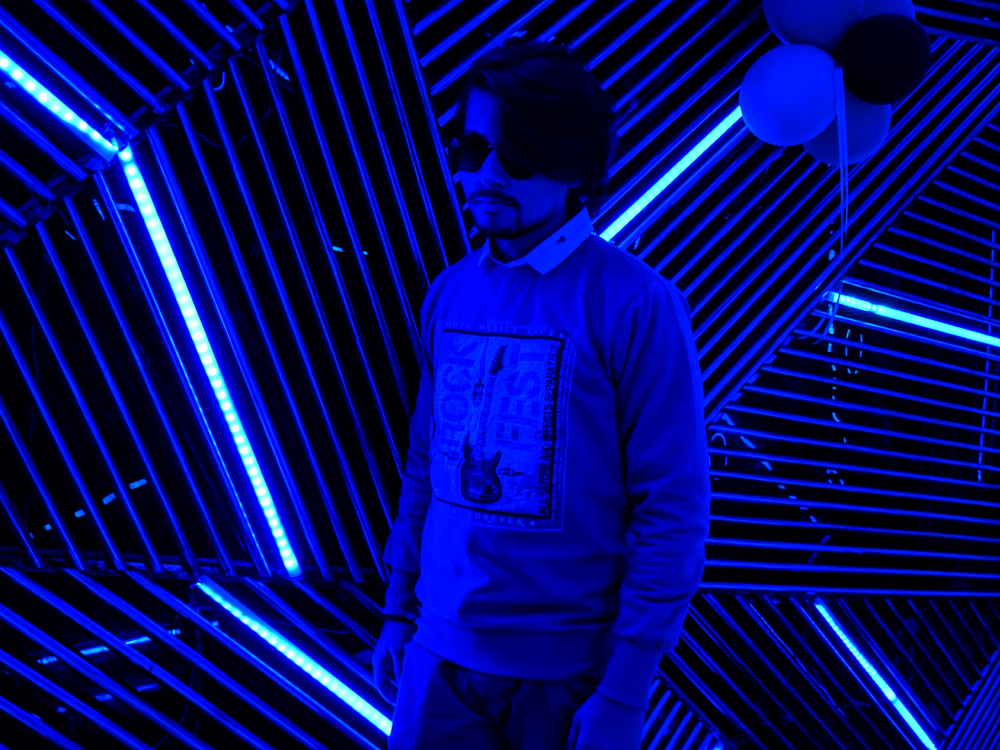
#> input picture w.jpg, 4000 x 3000 px (shown at 1/4 size)
$ python 'add line in img cv2 line().py'
#> lines starting #> are read from the running program, lines starting #| are printed output that depends on the picture
import cv2
q=cv2.imread('w.jpg')
#> q is the input picture: shape (3000, 4000, 3); mean B, G, R 108.1, 10, 3.3
r=cv2.resize(q,(800,800))
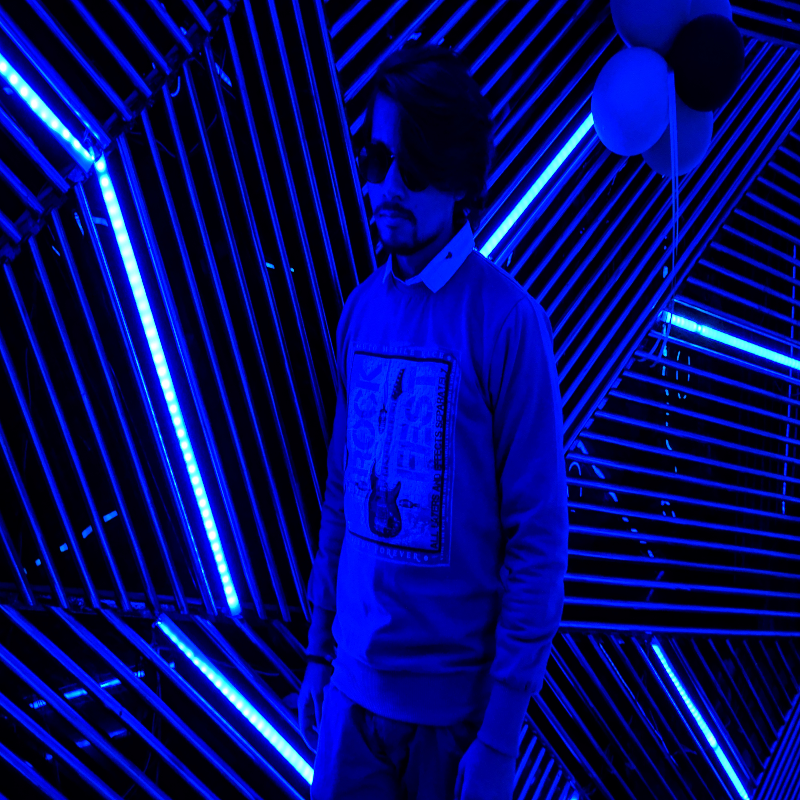
#> r: shape (800, 800, 3); mean B, G, R 108.1, 10, 3.3
sp=(800,0)
ep=(0,800)
color=(0,255,0)
thickness=9
im=cv2.line(r,sp,ep,color,thickness)
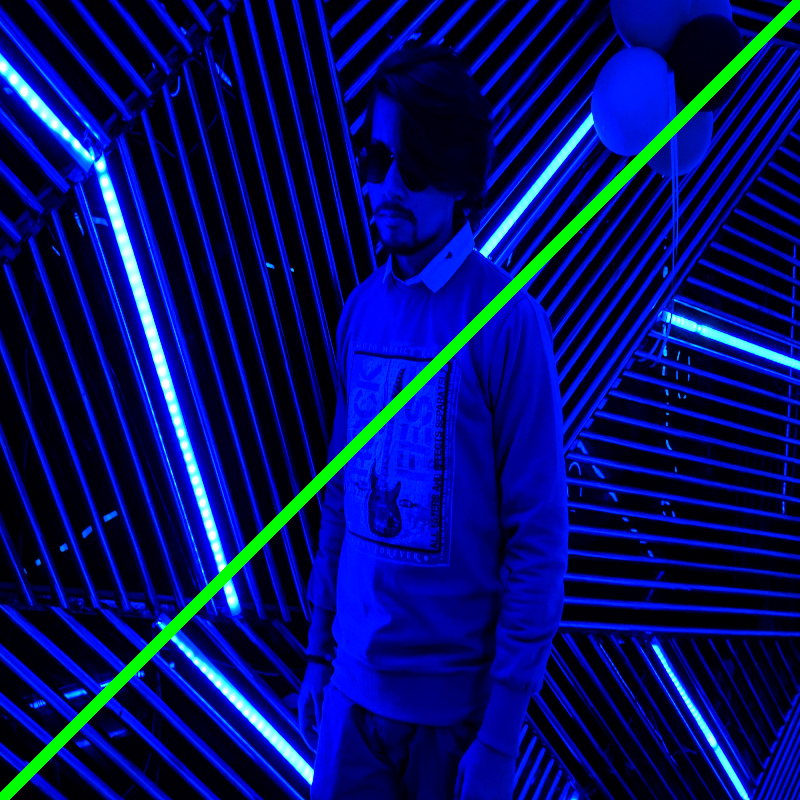
#> im: shape (800, 800, 3); mean B, G, R 105.4, 15.2, 3.3
cv2.imshow('im',im)
